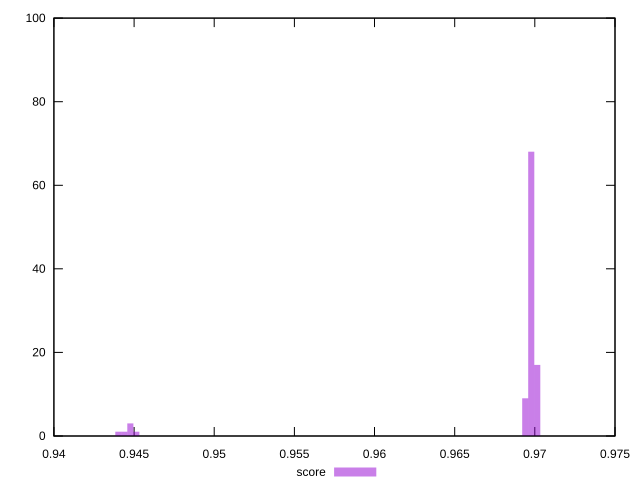

Here is the gnuplot script that generated this plot:
reset
set terminal svg size 640, 490 enhanced background rgb 'white'
set output "report_00007_2020-12-11T15:55:29.892Z/first-meaningful-paint/samples/pages+cached+noexternal+nosvg/score/histogram.svg"

$score <<EOF
0.9701468838973772 17
0.9697736069124224 68
0.9694003299274677 9
0.9440174949505452 1
0.9451373259054094 1
0.9447640489204547 3
0.9443907719354999 1
EOF

set key outside below
set boxwidth 0.00037327698495474306
set yrange [0:100]
set style fill transparent solid 0.5 noborder

plot \
  $score title "score" with boxes, \


reset
